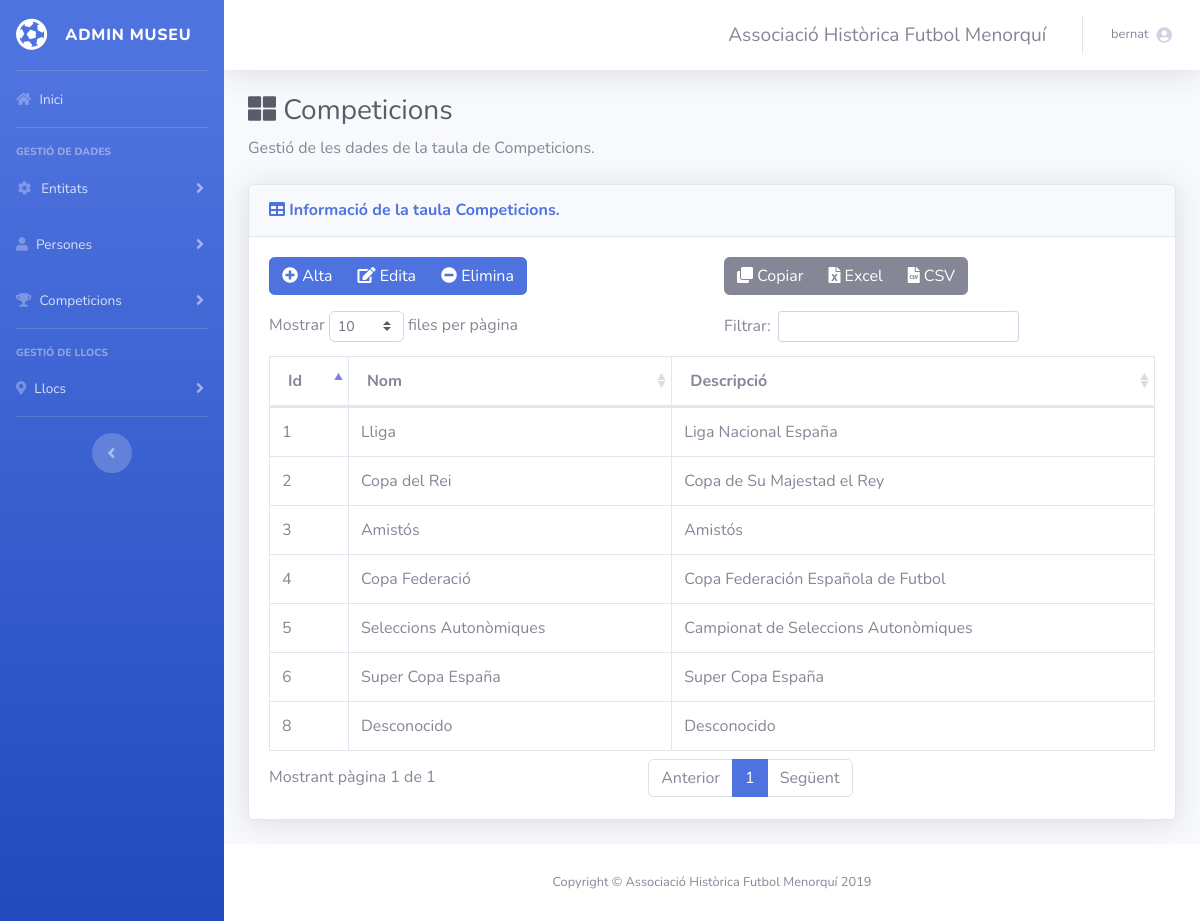
/competicions.php (signed in), run on an earlier commit of the app's database.
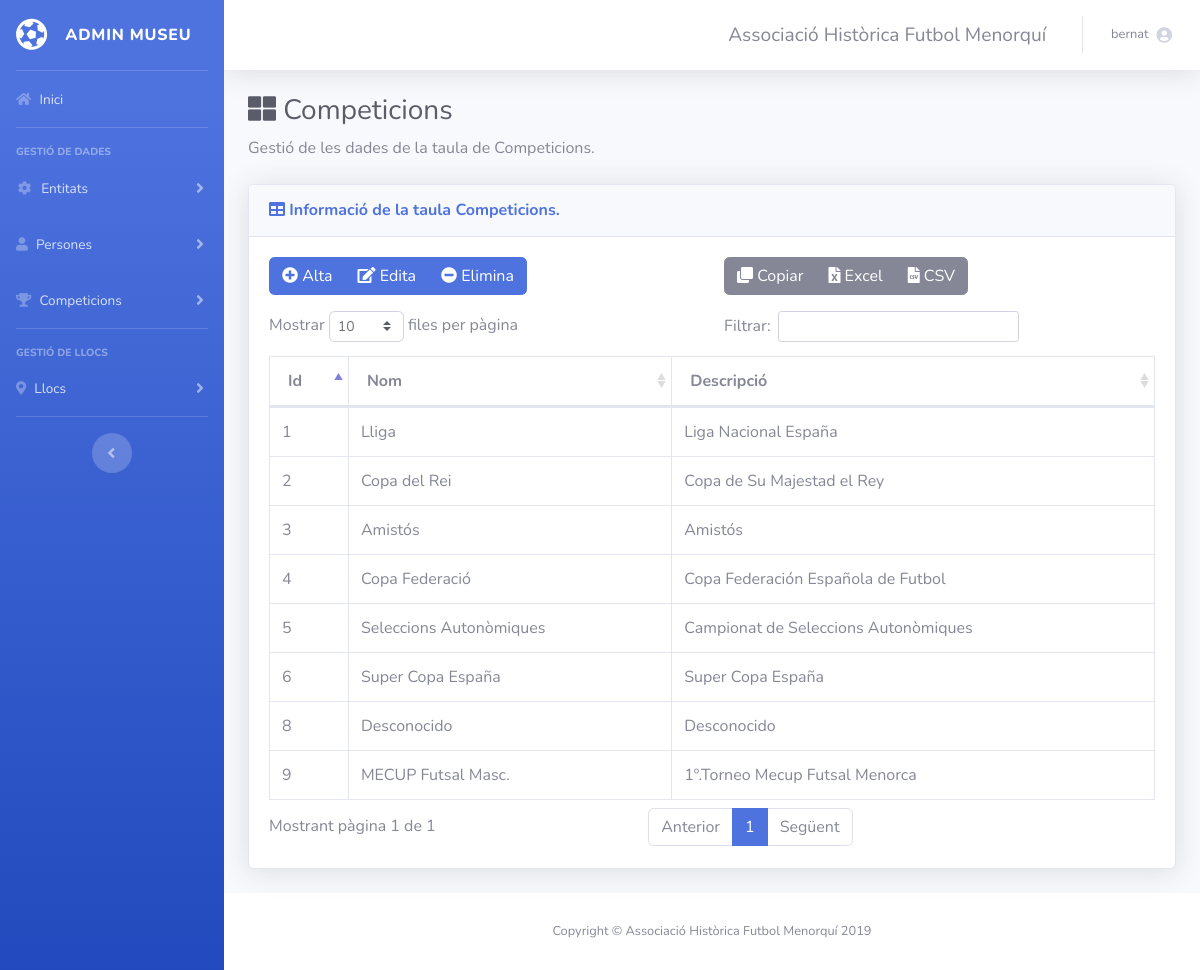
And on a later commit of the database.
### tables this page shows
CREATE TABLE `competicions` (
  `id` int(11) NOT NULL,
  `nom` varchar(30) NOT NULL,
  `descripcio` varchar(50) NOT NULL
);

### competicions.php (the view, shortened to what this page needs)
<?php include("common/head.php") ?>
<?php require_once('connexions/connexio01.php'); ?>
<?php
$nomTaula = "Competicions";
?>
<body id="page-top">
  <div id="wrapper">
    <?php include("common/navigation.php") ?>
    <div id="content-wrapper" class="d-flex flex-column">
      <div id="content">
        <?php include("common/notifications.php") ?>
        <div class="container-fluid">
          <h1 class="h3 mb-2 text-gray-800"><i class="fas fa-th-large"></i> <?php echo $nomTaula; ?></h1>
          <p class="mb-4">Gestió de les dades de la taula de <?php echo $nomTaula; ?>.</p>
          <div class="card shadow mb-4">
            <div class="card-header py-3">
              <h6 class="m-0 font-weight-bold text-primary"><i class="fa fa-table"></i> Informació de la taula <?php echo $nomTaula; ?>.</h6>
            </div>
            <div class="card-body">
              <div class="row" id="zona-botons">
                  <div class=" col-md-6">
                    <?php if($_SESSION['role']=="A" || $_SESSION['role']=="E") { ?>
                      <div class="btn-group"  role="group">
                          <button type="button" class="btn btn-primary btn-new" data-toggle="modal" data-target="#myNewModal"><i class="fas fa-plus-circle"></i> Alta</button>
                          <button type="button" class="btn btn-primary btn-edit" data-toggle="modal" data-target="#myEditModal"><i class="fa fa-edit"></i> Edita</button>
                          <button type="button" class="btn btn-primary btn-delete" data-toggle="modal" data-target="#myDeleteModal"><i class="fas fa-minus-circle"></i> Elimina</button>
                      </div>
                    <?php } ?>
                  </div>
                  <div class="col-md-6"></div>
              </div>
              <div class="table-responsive overflow-hidden">
                <table class="table table-bordered" id="dt" width="100%" cellspacing="0">
                  <thead>
                    <tr>
                      <th>Id</th>
                      <th>Nom</th>
                      <th>Descripció</th>
                    </tr>
                  </thead>
                  <tbody>
                        <?php
                        $query_rsGrups = "SELECT * FROM competicions ORDER BY nom ASC";
                        $rs = mysqli_query($con01, $query_rsGrups) or die("Error: ".mysqli_error($con01));
                        while ($row = mysqli_fetch_array($rs)){
                        ?>
                        <tr>
                            <td><?php echo $row['id']; ?></td>
                            <td><?php echo ($row['nom']); ?></td>
                            <td><?php echo ($row['descripcio']); ?></td>
                        </tr>
                        <?php
                            }
                        ?>
                  </tbody>
                </table>
              </div>
            </div>
          </div>
        </div>
      </div>
      <?php include("common/footer.php") ?>
    </div>
  </div>
</body>
</html>

### common/head.php (shortened to what this page needs)
<!DOCTYPE html>
<html lang="en">
<head>
  <link href="vendor/fontawesome-free/css/all.min.css" rel="stylesheet" type="text/css">
    <link href="vendor/datatables-plugins/dataTables.bootstrap.css" rel="stylesheet">
    <link href="vendor/datatables/css/select.dataTables.min.css" rel="stylesheet">
    <link href="vendor/datatables-plugins/buttons.bootstrap.min.css" rel="stylesheet">
    <link href="vendor/datatables-responsive/dataTables.responsive.css" rel="stylesheet">
  <link href="css/sb-admin-2.css" rel="stylesheet">
</head>

### common/navigation.php (shortened to what this page needs)
<ul class="navbar-nav bg-gradient-primary sidebar sidebar-dark accordion" id="accordionSidebar">
  <a class="sidebar-brand d-flex align-items-center justify-content-center" href="index.php">
    <div class="sidebar-brand-icon rotate-n-15">
      <i class="fas fa-futbol"></i>
    </div>
    <div class="sidebar-brand-text mx-3">Admin Museu</sup></div>
  </a>
  <hr class="sidebar-divider my-0">
  <li class="nav-item">
    <a class="nav-link" href="index.php">
      <i class="fas fa-home"></i>
      <span>Inici</span></a>
  </li>
  <hr class="sidebar-divider">
  <div class="sidebar-heading">
    Gestió de Dades
  </div>
  <li class="nav-item">
    <a class="nav-link collapsed" href="#" data-toggle="collapse" data-target="#collapseTwo" aria-expanded="true" aria-controls="collapseTwo">
      <i class="fas fa-fw fa-cog"></i>
      <span>Entitats</span>
    </a>
  </li>
  <li class="nav-item">
    <a class="nav-link collapsed" href="#" data-toggle="collapse" data-target="#collapseUtilities" aria-expanded="true" aria-controls="collapseUtilities">
      <i class="fas fa-user"></i>
      <span>Persones</span>
    </a>
  </li>
  <li class="nav-item">
    <a class="nav-link collapsed" href="#" data-toggle="collapse" data-target="#collapseComps" aria-expanded="true" aria-controls="collapseComps">
      <i class="fas fa-trophy"></i>
      <span>Competicions</span>
    </a>
  </li>
  <hr class="sidebar-divider">
  <div class="sidebar-heading">
    Gestió de Llocs
  </div>
  <li class="nav-item">
    <a class="nav-link collapsed" href="#" data-toggle="collapse" data-target="#collapsePages" aria-expanded="true" aria-controls="collapsePages">
      <i class="fas fa-map-marker-alt"></i>
      <span>Llocs</span>
    </a>
  </li>
  <hr class="sidebar-divider d-none d-md-block">
  <div class="text-center d-none d-md-inline">
    <button class="rounded-circle border-0" id="sidebarToggle"></button>
  </div>
</ul>

### common/notifications.php (shortened to what this page needs)
<nav class="navbar navbar-expand navbar-light bg-white topbar mb-4 static-top shadow">
  <ul class="navbar-nav ml-auto">
    <li class="nav-item dropdown no-arrow">
      <a class="nav-link dropdown-toggle" href="#" id="userDropdown" role="button" data-toggle="dropdown" aria-haspopup="true" aria-expanded="false">
        <span class="mr-2 d-none d-lg-inline text-gray-600 text-lg">
          Associació Històrica Futbol Menorquí
        </span>
      </a>
    </li>
    <li class="nav-item dropdown no-arrow">
      <a class="nav-link dropdown-toggle" href="#" id="userDropdown" role="button" data-toggle="dropdown" aria-haspopup="true" aria-expanded="false">
        <span class="mr-2 d-none d-lg-inline text-gray-600 small">
          <?php echo $_SESSION['username']; ?>
        </span>
        <i class="fas fa-user-circle"></i>
      </a>
    </li>
  </ul>
</nav>

### common/footer.php
<footer class="sticky-footer bg-white">
        <div class="container my-auto">
          <div class="copyright text-center my-auto">
            <span>Copyright &copy; Associació Històrica Futbol Menorquí 2019</span>
          </div>
        </div>
</footer>

What changed in the data, as far as the page shows it:
added competicions: id "9", nom "MECUP Futsal Masc.", descripcio "1º.Torneo Mecup Futsal Menorca"
